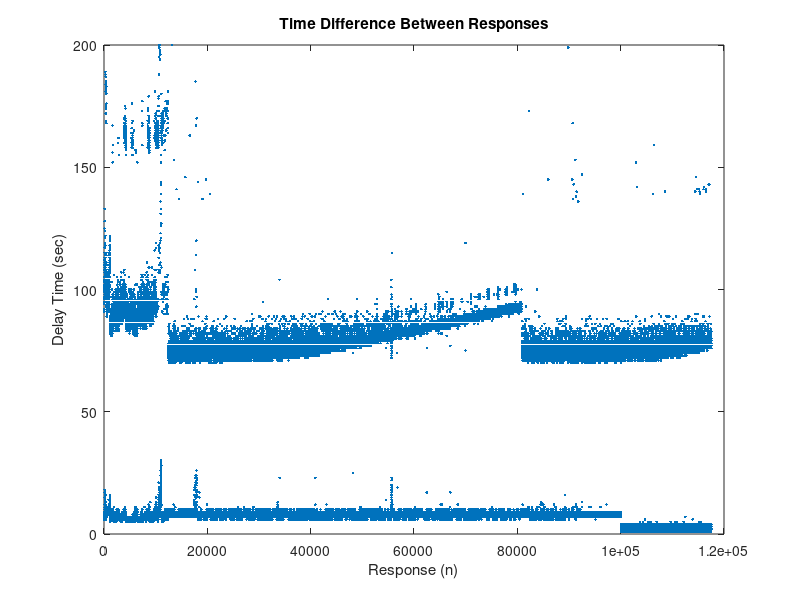

This figure's MATLAB source:
close all
clear all
load lovebot20221012Name.mat
load lovebot20221012Polarity.mat
load lovebot20221012Subjectivity.mat
load lovebot20221012Time.mat

dt = diff(lovebotTime);

plot(dt,'.')

ylim([0,200])
xlabel('Response (n)');
ylabel('Delay Time (sec)');
title('Time Difference Between Responses');
shg
